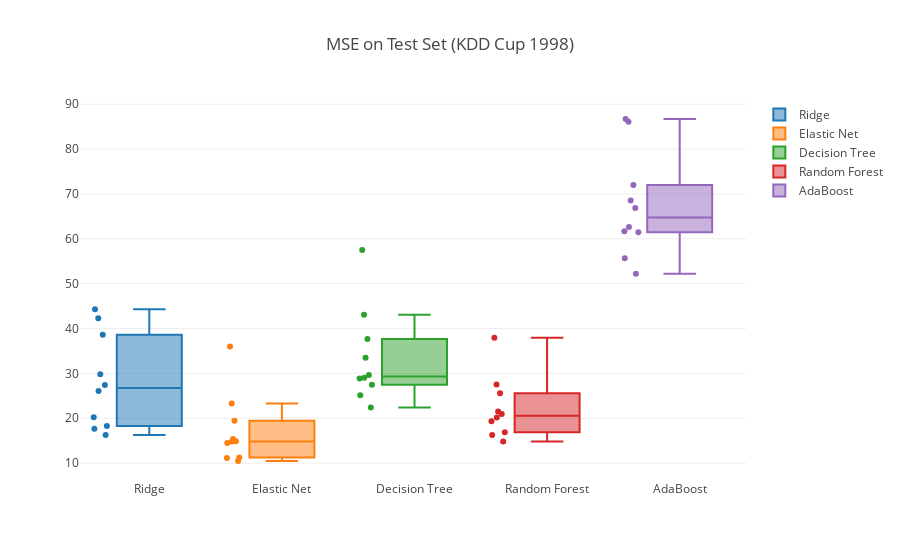

Notebook cell for this chart:
### Markdown cell above
### all features
Nearest Centroid -- Training Set -- Mean 0.7496791822186778 -- Min 0.7279005524861878 -- Max 0.7724039829302988
Nearest Centroid -- Test Set -- Mean 0.6628582456264915 -- Min 0.5873015873015873 -- Max 0.7543859649122807
Linear SVM -- Training Set -- Mean 1.0 -- Min 1.0 -- Max 1.0
Linear SVM -- Test Set -- Mean 0.9560670435070409 -- Min 0.9191919191919192 -- Max 1.0
Decision Tree -- Training Set -- Mean 1.0 -- Min 1.0 -- Max 1.0
Decision Tree -- Test Set -- Mean 0.9458952341983844 -- Min 0.9 -- Max 1.0
Naive Bayes -- Training Set -- Mean 1.0 -- Min 1.0 -- Max 1.0
Naive Bayes -- Test Set -- Mean 0.35593122949313594 -- Min 0.2727272727272727 -- Max 0.42857142857142855

### Code cell
import plotly.io as pio
traces = []
for clf_name in names:
    traces.append(go.Box(
        y=cl_scores[clf_name]['test_mse']*-1,
        boxpoints='all',
        name=clf_name
    ))
    
layout = go.Layout(title="MSE on Test Set (KDD Cup 1998)")
    
py.iplot(go.Figure(data=traces, layout=layout))
#pio.write_image(go.Figure(data=traces, layout=layout), 'kdd_boxplot.pdf')

### Figure 1 — Plotly figure (JSON) as saved in the notebook; plotly's stock layout.template omitted (floating-point values rounded to 4 significant figures)
{"data": [{"boxpoints": "all", "name": "Ridge", "type": "box", "uid": "b002c843-90d6-4b93-b3ee-2ab56d351f4f", "y": [26.09, 20.22, 44.32, 18.28, 17.65, 29.8, 16.27, 38.62, 27.43, 42.27]}, {"boxpoints": "all", "name": "Elastic Net", "type": "box", "uid": "730b769d-a81b-4e0a-aaaa-de2dcc8ff3f9", "y": [19.43, 14.49, 35.98, 14.81, 11.26, 15.4, 11.15, 14.85, 10.47, 23.27]}, {"boxpoints": "all", "name": "Decision Tree", "type": "box", "uid": "d1cbc324-b860-47d0-8858-9a01d98eb67b", "y": [29.64, 22.41, 43.09, 28.89, 25.12, 57.51, 29.01, 27.48, 37.64, 33.49]}, {"boxpoints": "all", "name": "Random Forest", "type": "box", "uid": "59c32d26-4015-4cb7-9c83-69a445df18e0", "y": [20.97, 16.25, 37.97, 20.18, 16.87, 25.56, 14.81, 21.52, 19.35, 27.54]}, {"boxpoints": "all", "name": "AdaBoost", "type": "box", "uid": "58cb78fe-e7c0-40f5-9a31-223ca9ad7148", "y": [61.68, 62.63, 72.0, 66.86, 61.46, 86.71, 52.22, 55.65, 86.11, 68.55]}], "layout": {"title": "MSE on Test Set (KDD Cup 1998)"}}
